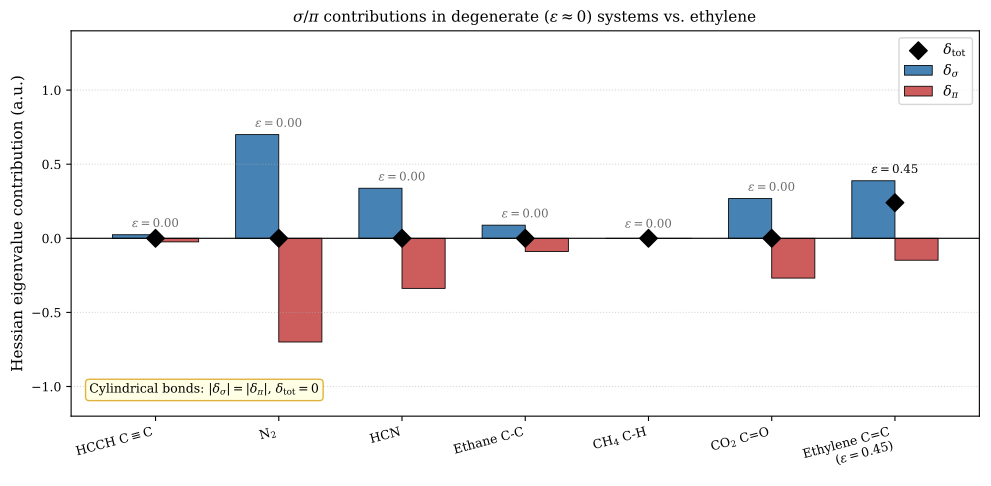

This chart was generated by the following Python code:
"""
Figure 3: Degenerate (ε ≈ 0) systems showing exact σ/π cancellation
=====================================================================
Bar chart with mirrored σ/π contributions for cylindrical bonds:
- Acetylene (HCCH)
- N2
- Ethane
- Methane
- CO2
- Ethylene (for contrast: ε > 0)
"""
import sys, os, numpy as np
import matplotlib.pyplot as plt
import warnings; warnings.filterwarnings('ignore')

sys.path.insert(0, os.path.join(os.path.dirname(__file__), '..', '..', 'src'))
from sigma_pi_decomposition import analyze_decomp

plt.rcParams.update({
    'font.size': 10,
    'font.family': 'serif',
    'mathtext.fontset': 'dejavuserif',
    'axes.labelsize': 11,
    'axes.titlesize': 11,
    'legend.fontsize': 10,
    'xtick.labelsize': 10,
    'ytick.labelsize': 9,
    'figure.dpi': 100,
})

# Selected systems (degenerate + 1 non-degenerate for contrast)
cases = [
    ("HCCH C$\\equiv$C", 
     "C 0 0 -0.601; C 0 0 0.601; H 0 0 -1.667; H 0 0 1.667",
     [0,0,-0.601],[0,0,0.601]),
    ("N$_2$",
     "N 0 0 -0.549; N 0 0 0.549",
     [0,0,-0.549],[0,0,0.549]),
    ("HCN",
     "H 0 0 -1.657; C 0 0 -0.597; N 0 0 0.563",
     [0,0,-0.597],[0,0,0.563]),
    ("Ethane C-C",
     "C 0 0 -0.764; C 0 0 0.764; H 0 1.018 -1.160; H 0.882 -0.509 -1.160; H -0.882 -0.509 -1.160; H 0 -1.018 1.160; H -0.882 0.509 1.160; H 0.882 0.509 1.160",
     [0,0,-0.764],[0,0,0.764]),
    ("CH$_4$ C-H",
     "C 0 0 0; H 0.629 0.629 0.629; H -0.629 -0.629 0.629; H 0.629 -0.629 -0.629; H -0.629 0.629 -0.629",
     [0,0,0],[0.629,0.629,0.629]),
    ("CO$_2$ C=O",
     "C 0 0 0; O 0 0 1.161; O 0 0 -1.161",
     [0,0,0],[0,0,1.161]),
    # Non-degenerate for contrast
    ("Ethylene C=C\n($\\varepsilon = 0.45$)",
     "C 0 0 -0.667; C 0 0 0.667; H 0.921 0 -1.241; H -0.921 0 -1.241; H 0.921 0 1.241; H -0.921 0 1.241",
     [0,0,-0.667],[0,0,0.667]),
]

# Run all
results = []
for label, atoms, A, B in cases:
    print(f"Running {label[:20]}...")
    r = analyze_decomp(label, atoms, A, B)
    results.append(r)

print("Building figure...")

fig, ax = plt.subplots(figsize=(10, 5))

n = len(cases)
x = np.arange(n)
width = 0.35

dsg = [r['delta_sigma_num'] for r in results]
dpi = [r['delta_pi_num'] for r in results]
dtot = [r['delta_bader'] for r in results]

bars1 = ax.bar(x - width/2, dsg, width, label=r'$\delta_\sigma$',
               color='steelblue', edgecolor='black', linewidth=0.6)
bars2 = ax.bar(x + width/2, dpi, width, label=r'$\delta_\pi$',
               color='indianred', edgecolor='black', linewidth=0.6)

# Plot total as a marker on top
ax.scatter(x, dtot, s=80, color='black', marker='D', zorder=5, label=r'$\delta_{\rm tot}$')

# Value labels for δ_total only (since σ and π are mirrored)
for i, r in enumerate(results):
    eps_val = r['eps']
    label = f'$\\varepsilon = {eps_val:.2f}$'
    # Place label above the σ bar (always positive)
    y_above = max(dsg[i], 0.02) + 0.05
    if eps_val < 0.005:
        ax.text(i, y_above, label, ha='center', fontsize=8.5, color='dimgray')
    else:
        ax.text(i, y_above, label, ha='center', fontsize=8.5, color='black', fontweight='bold')

# Removed cancellation arrows (visual noise)

ax.axhline(0, color='black', linewidth=0.8)
ax.set_xticks(x)
ax.set_xticklabels([r['name'] for r in results], rotation=15, ha='right', fontsize=9)
ax.set_ylabel(r'Hessian eigenvalue contribution (a.u.)')
ax.set_title(r'$\sigma$/$\pi$ contributions in degenerate ($\varepsilon \approx 0$) systems vs. ethylene',
             fontsize=11)
ax.legend(loc='upper right')
ax.set_ylim(-1.2, 1.4)
ax.grid(True, linestyle=':', axis='y', alpha=0.5)

# Add interpretive annotation
ax.text(0.02, 0.05, r'Cylindrical bonds: $|\delta_\sigma| = |\delta_\pi|$, '
                  r'$\delta_{\rm tot} = 0$',
        transform=ax.transAxes, fontsize=9, va='bottom', ha='left',
        bbox=dict(boxstyle='round,pad=0.3', facecolor='lightyellow', edgecolor='goldenrod', alpha=0.85))

plt.tight_layout()
plt.savefig('fig3_degenerate.pdf', bbox_inches='tight')
plt.savefig('fig3_degenerate.png', bbox_inches='tight', dpi=200)
print("Saved fig3_degenerate.pdf and .png")
